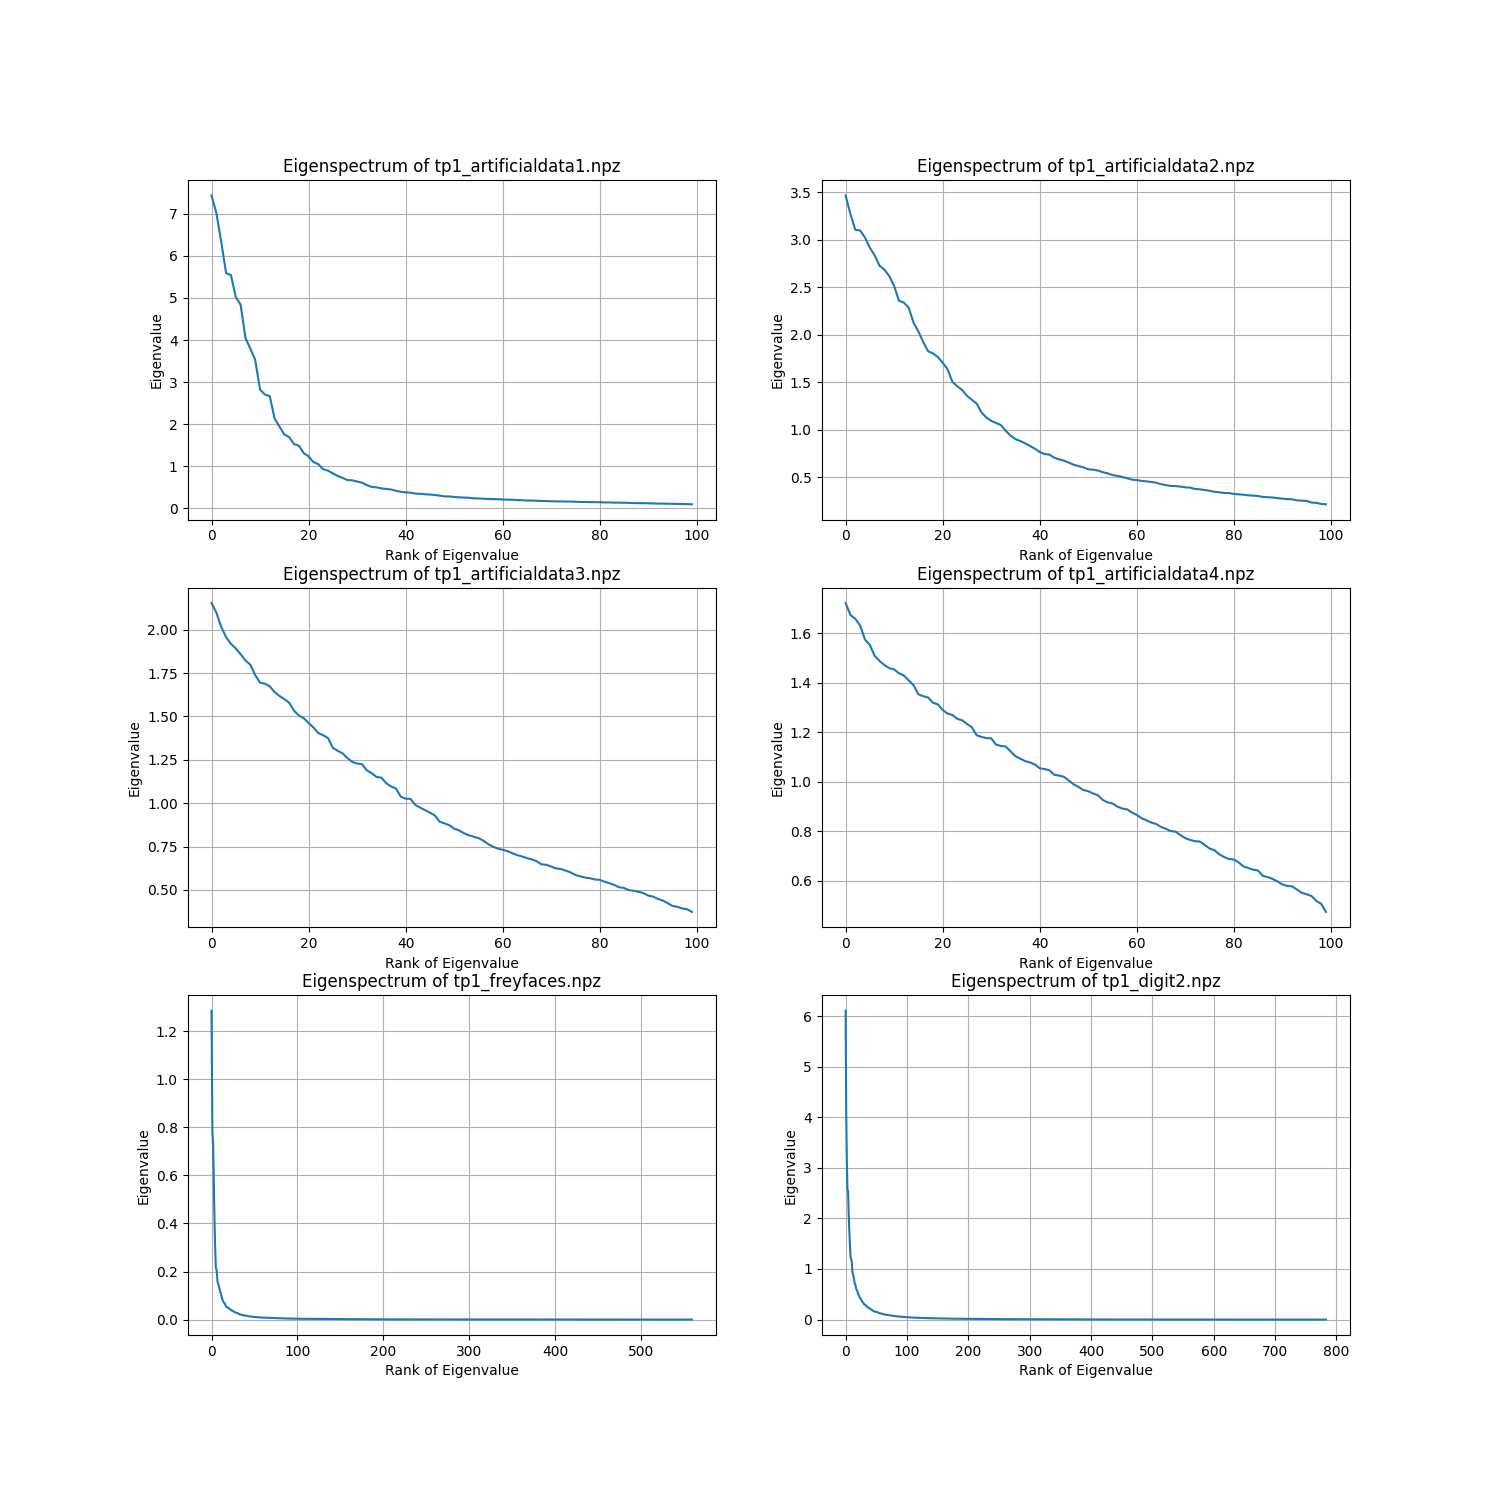

Generate this figure with Python:
import os
import numpy as np
import matplotlib.pyplot as plt

data_folder = "data"
files = os.listdir(data_folder)

fig, axs = plt.subplots(3, 2, figsize=(15, 15))
axs = axs.flatten()

for i, path in enumerate(files):
    data = np.load(f"{data_folder}/{path}")["data"]
    cov = np.cov(data, rowvar=False)
    eigvals = np.linalg.eigvals(cov)
    sorted_eigenvalues = np.sort(eigvals)[::-1]  # Sort eigenvalues in descending order

    axs[i].plot(sorted_eigenvalues)
    axs[i].set_xlabel('Rank of Eigenvalue')
    axs[i].set_ylabel('Eigenvalue')
    axs[i].set_title(f"Eigenspectrum of {path}")
    axs[i].grid(True)

plt.savefig("part_3_3.png")
plt.show()
